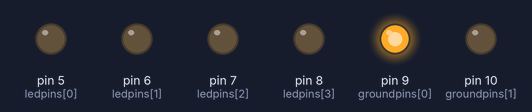
The sketch below on a simulated Arduino Uno, built with avr-gcc and run on an emulated ATmega328P. On the bench: output pins drawn as LEDs (lit = HIGH).

Above: at 0.05 s.
At 1.05 s:
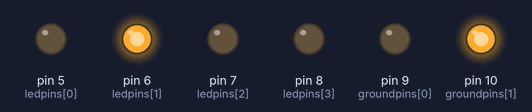
At 1.95 s:
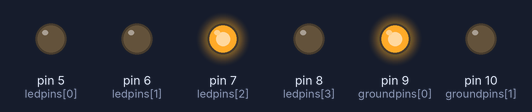
At 3.55 s:
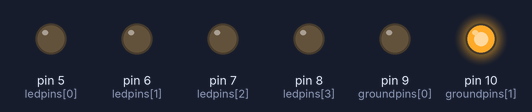
At 5.45 s:
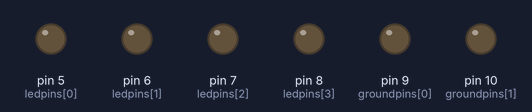
At 7.45 s:
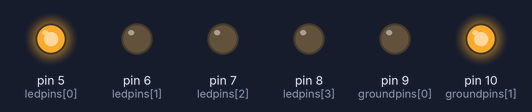
Timing chart, 0 to 7.8 s (numbered marks = the images above):
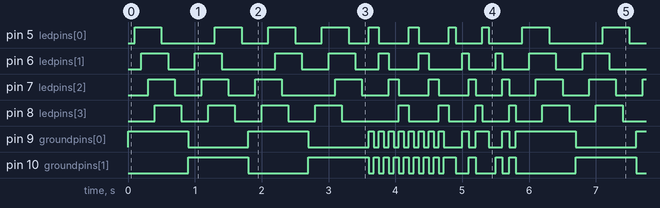

The sketch:

cube_2x2x2.ino
```cpp
/*Code provided by Brian W. Cordes 2013*/

int ledpins[] = {5,6,7,8};
int groundpins[] = {9,10};
void setup ()
{
  for(int i = 0; i < 4; i++)
  {
      pinMode(ledpins[i],OUTPUT);
  }
  for (int i= 0; i<2; i++)
  {pinMode(groundpins[i],OUTPUT);}

}

void loop()
{
twist();
drop();
diagonal();
}

void twist()
{
  int delaytime=100;
   digitalWrite(groundpins[0], HIGH);
    delay(100);
  digitalWrite(ledpins[0], HIGH);
  delay(delaytime);
  digitalWrite(ledpins[1], HIGH);
  delay(delaytime);
  digitalWrite(ledpins[2], HIGH);
  delay(delaytime);
  digitalWrite(ledpins[3], HIGH);
  delay(delaytime);

   digitalWrite(ledpins[0], LOW);
  delay(delaytime);
  digitalWrite(ledpins[1], LOW);
  delay(delaytime);
  digitalWrite(ledpins[2], LOW);
  delay(delaytime);
  digitalWrite(ledpins[3], LOW);
delay(delaytime);
digitalWrite(groundpins[0], LOW);


digitalWrite(groundpins[1], HIGH);
    delay(100);
  digitalWrite(ledpins[1], HIGH);
  delay(delaytime);
  digitalWrite(ledpins[2], HIGH);
  delay(delaytime);
  digitalWrite(ledpins[3], HIGH);
  delay(delaytime);
  digitalWrite(ledpins[0], HIGH);
  delay(delaytime);

   digitalWrite(ledpins[1], LOW);
  delay(delaytime);
  digitalWrite(ledpins[2], LOW);
  delay(delaytime);
  digitalWrite(ledpins[3], LOW);
  delay(delaytime);
  digitalWrite(ledpins[0], LOW);
  delay(delaytime);
  digitalWrite(groundpins[1], LOW);


  digitalWrite(groundpins[0], HIGH);
    delay(100);
  digitalWrite(ledpins[2], HIGH);
  delay(delaytime);
  digitalWrite(ledpins[3], HIGH);
  delay(delaytime);
  digitalWrite(ledpins[0], HIGH);
  delay(delaytime);
  digitalWrite(ledpins[1], HIGH);
  delay(delaytime);

  digitalWrite(ledpins[2], LOW);
  delay(delaytime);
  digitalWrite(ledpins[3], LOW);
  delay(delaytime);
  digitalWrite(ledpins[0], LOW);
  delay(delaytime);
  digitalWrite(ledpins[1], LOW);
  delay(delaytime);
  digitalWrite(groundpins[0], LOW);

  digitalWrite(groundpins[1], HIGH);
    delay(100);
  digitalWrite(ledpins[3], HIGH);
  delay(delaytime);
  digitalWrite(ledpins[0], HIGH);
  delay(delaytime);
  digitalWrite(ledpins[1], HIGH);
  delay(delaytime);
  digitalWrite(ledpins[2], HIGH);
  delay(delaytime);

  digitalWrite(ledpins[3], LOW);
  delay(delaytime);
  digitalWrite(ledpins[0], LOW);
  delay(delaytime);
  digitalWrite(ledpins[1], LOW);
  delay(delaytime);
  digitalWrite(ledpins[2], LOW);
  delay(delaytime);
  digitalWrite(groundpins[1], LOW);
}

void drop()
{
  int dtime = 75;
  digitalWrite(groundpins[0], HIGH);
  digitalWrite(ledpins[0], HIGH);
  delay(dtime);
  digitalWrite(groundpins[0], LOW);
  digitalWrite(groundpins[1],HIGH);
  delay(dtime);
  digitalWrite(groundpins[1], LOW);
  digitalWrite(ledpins[0], LOW);

  digitalWrite(groundpins[0], HIGH);
  digitalWrite(ledpins[1], HIGH);
  delay(dtime);
  digitalWrite(groundpins[0], LOW);
  digitalWrite(groundpins[1], HIGH);
  delay(dtime);
  digitalWrite(groundpins[1], LOW);
  digitalWrite(ledpins[1], LOW);

  digitalWrite(groundpins[0], HIGH);
  digitalWrite(ledpins[2], HIGH);
  delay(dtime);
  digitalWrite(groundpins[0], LOW);
  digitalWrite(groundpins[1], HIGH);
  delay(dtime);
  digitalWrite(groundpins[1], LOW);
  digitalWrite(ledpins[2], LOW);

   digitalWrite(groundpins[0], HIGH);
  digitalWrite(ledpins[3], HIGH);
  delay(dtime);
  digitalWrite(groundpins[0], LOW);
  digitalWrite(groundpins[1], HIGH);
  delay(dtime);
  digitalWrite(groundpins[1], LOW);
  digitalWrite(ledpins[3], LOW);


  //second time down
  digitalWrite(groundpins[0], HIGH);
  digitalWrite(ledpins[0], HIGH);
  delay(dtime);
  digitalWrite(groundpins[0], LOW);
  digitalWrite(groundpins[1],HIGH);
  delay(dtime);
  digitalWrite(groundpins[1], LOW);
  digitalWrite(ledpins[0], LOW);

  digitalWrite(groundpins[0], HIGH);
  digitalWrite(ledpins[1], HIGH);
  delay(dtime);
  digitalWrite(groundpins[0], LOW);
  digitalWrite(groundpins[1], HIGH);
  delay(dtime);
  digitalWrite(groundpins[1], LOW);
  digitalWrite(ledpins[1], LOW);

  digitalWrite(groundpins[0], HIGH);
  digitalWrite(ledpins[2], HIGH);
  delay(dtime);
  digitalWrite(groundpins[0], LOW);
  digitalWrite(groundpins[1], HIGH);
  delay(dtime);
  digitalWrite(groundpins[1], LOW);
  digitalWrite(ledpins[2], LOW);

   digitalWrite(groundpins[0], HIGH);
  digitalWrite(ledpins[3], HIGH);
  delay(dtime);
  digitalWrite(groundpins[0], LOW);
  digitalWrite(groundpins[1], HIGH);
  delay(dtime);
  digitalWrite(groundpins[1], LOW);
  digitalWrite(ledpins[3], LOW);


}

void diagonal()
{
int dtime= 100;
//bottom pin 0 on
digitalWrite(groundpins[1], HIGH);
digitalWrite(ledpins[0], HIGH);
delay(dtime);
//bottom pin 0 off
digitalWrite(groundpins[1], LOW);
digitalWrite(ledpins[0], LOW);
delay(dtime);
//top pin 1 on
digitalWrite(groundpins[0], HIGH);
digitalWrite(ledpins[1], HIGH);
delay(dtime);
//top pin 1 off
digitalWrite(groundpins[0], LOW);
digitalWrite(ledpins[1], LOW);
//bottom pin 2 on
digitalWrite(groundpins[1], HIGH);
digitalWrite(ledpins[2], HIGH);
delay(dtime);
//bottom pin 2 off
digitalWrite(groundpins[1], LOW);
digitalWrite(ledpins[2], LOW);
  //top pin 3 on
digitalWrite(groundpins[0], HIGH);
digitalWrite(ledpins[3], HIGH);
delay(dtime);
//top pin 3 off
digitalWrite(groundpins[0], LOW);
digitalWrite(ledpins[3], LOW);


//top pin 0 on
digitalWrite(groundpins[0], HIGH);
digitalWrite(ledpins[0], HIGH);
delay(dtime);
//top pin 0 off
digitalWrite(groundpins[0], LOW);
digitalWrite(ledpins[0], LOW);
delay(dtime);
//bottom pin 1 on
digitalWrite(groundpins[1], HIGH);
digitalWrite(ledpins[1], HIGH);
delay(dtime);
//bottom pin 1 off
digitalWrite(groundpins[1], LOW);
digitalWrite(ledpins[1], LOW);
//top pin 2 on
digitalWrite(groundpins[0], HIGH);
digitalWrite(ledpins[2], HIGH);
delay(dtime);
//top pin 2 off
digitalWrite(groundpins[0], LOW);
digitalWrite(ledpins[2], LOW);
  //bottom pin 3 on
digitalWrite(groundpins[1], HIGH);
digitalWrite(ledpins[3], HIGH);
delay(dtime);
//bottom pin 3 off
digitalWrite(groundpins[1], LOW);
digitalWrite(ledpins[3], LOW);

}
```

Measured:
- by itself, pin 9 (groundpins[0]), pin 10 (groundpins[1]): moves between LOW and HIGH, repeating every 5.8 s
- by itself, pin 8 (ledpins[3]): repeats every 5.8 s: 3 × (LOW 0.40 s, HIGH 0.40 s), LOW 0.85 s, HIGH 0.15 s, LOW 0.45 s, HIGH 0.15 s, 2 × (LOW 0.40 s, HIGH 0.10 s), LOW 0.40 s, HIGH 0.40 s
- by itself, pin 7 (ledpins[2]): repeats every 5.8 s: 2 × (LOW 0.40 s, HIGH 0.40 s), LOW 0.80 s, HIGH 0.40 s, LOW 0.40 s, 2 × (HIGH 0.15 s, LOW 0.45 s), 2 × (HIGH 0.10 s, LOW 0.40 s), HIGH 0.40 s
